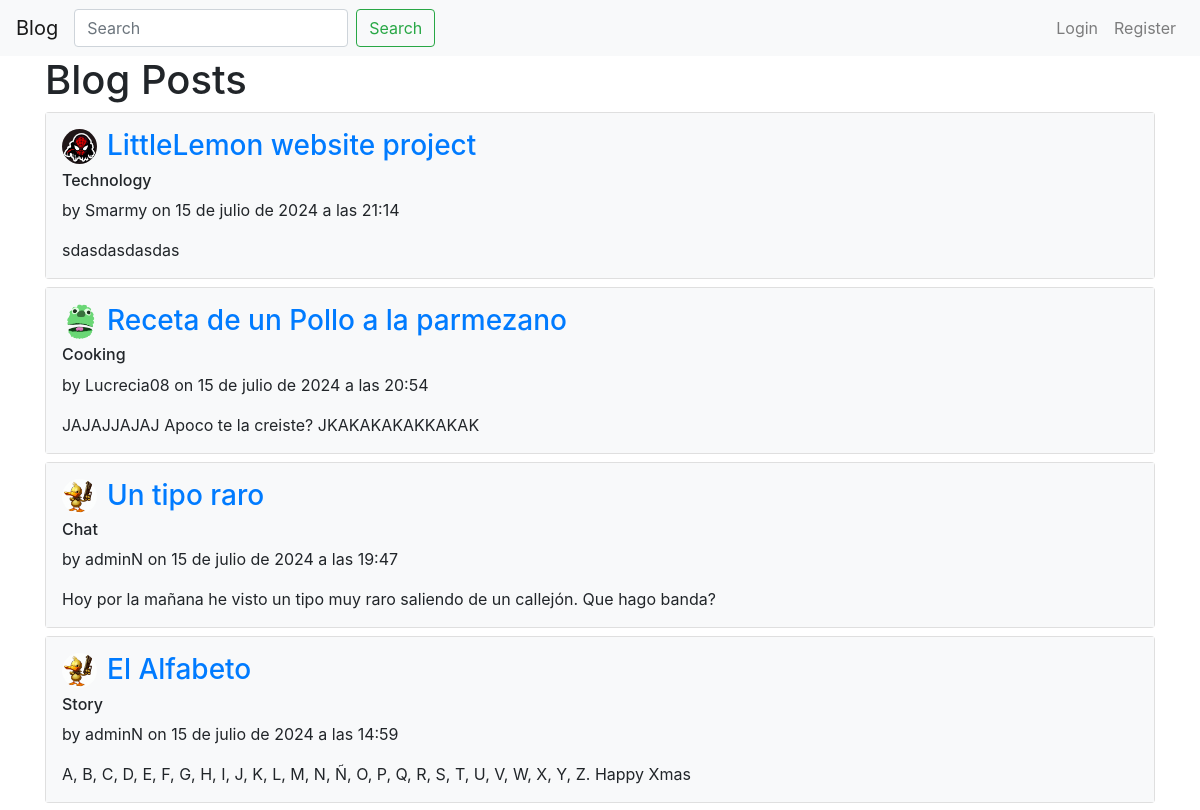
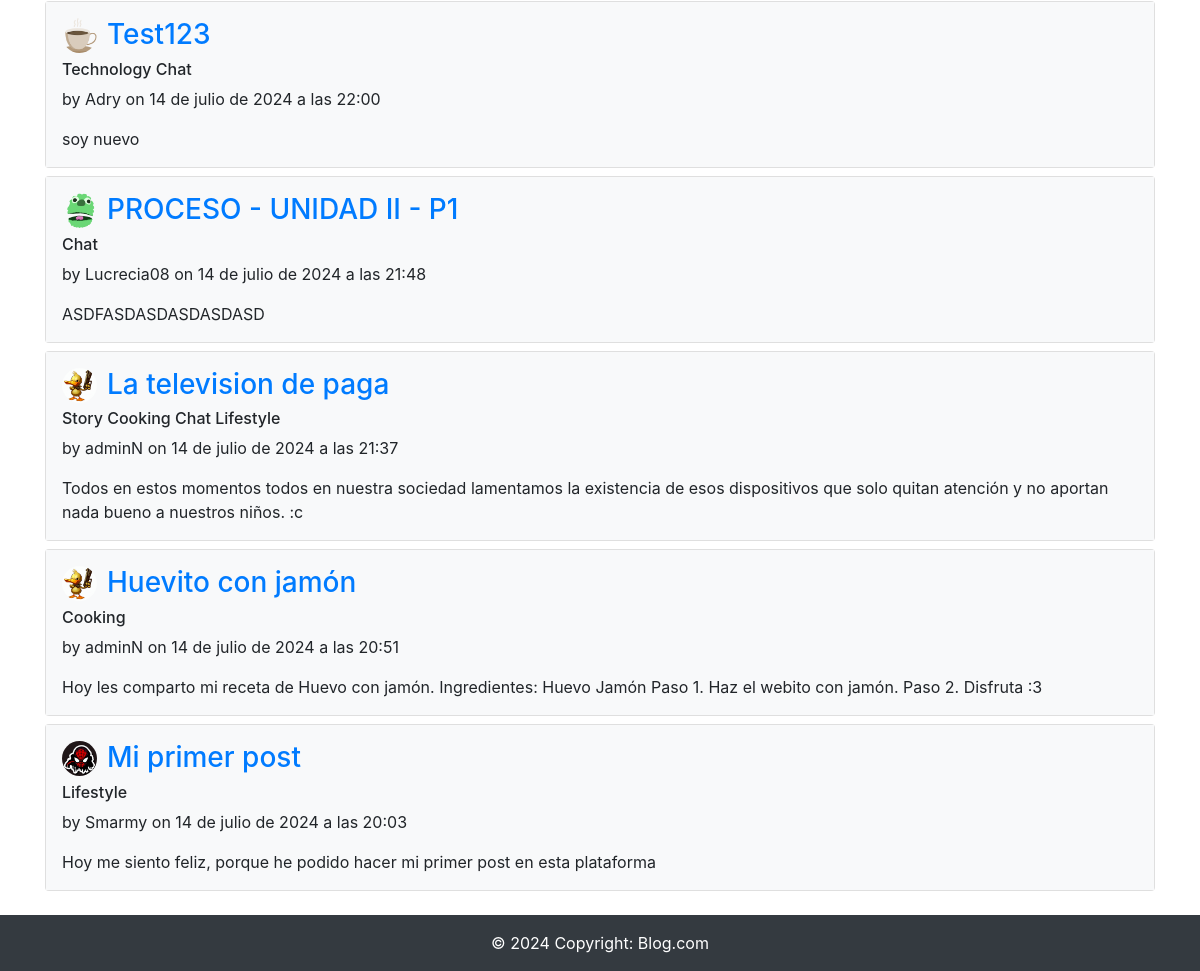
Before: / with the older database file (2 pictures, top to bottom).
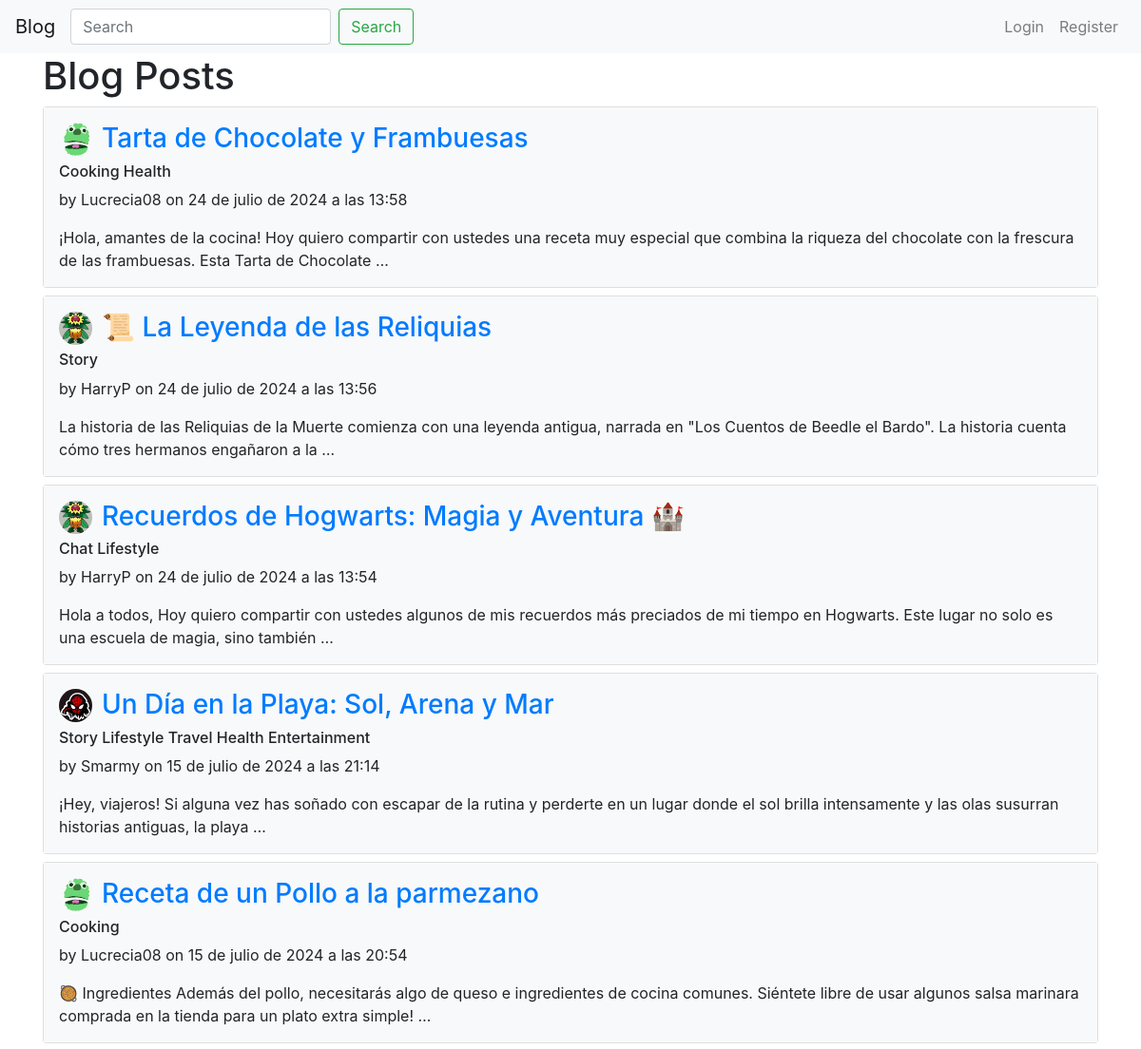
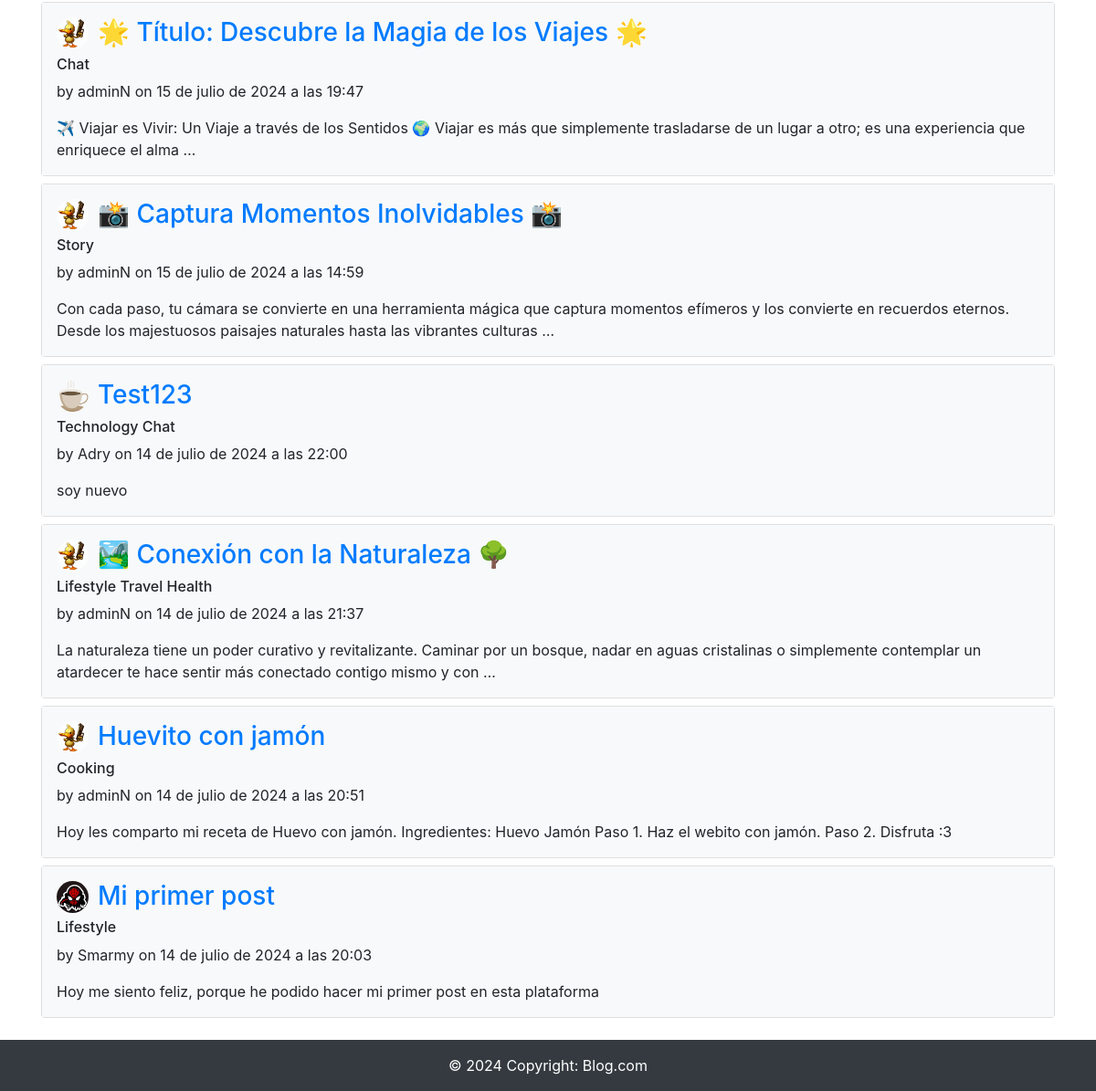
After: the same page with the newer database file (2 pictures, top to bottom).
### app/models.py (models this page shows, shortened)
class Post(models.Model):
    title = models.CharField(max_length=200)
    content = models.TextField()
    categories = models.ManyToManyField(Category, related_name='posts')
    tags = models.ManyToManyField(Tag, related_name='posts')
    date_posted = models.DateTimeField(default=timezone.now)
    author = models.ForeignKey(User, on_delete=models.CASCADE)

class Profile(models.Model):
    user = models.OneToOneField(User, on_delete=models.CASCADE)
    image = models.ImageField(default='default.png', upload_to='profile_pics')

class Category(models.Model):
    name = models.CharField(max_length=100)

### app/views.py (the view, shortened to what this page needs)
# urls.py: path('', PostListView.as_view(), name='blog-home'),
class PostListView(ListView):
    model = Post
    template_name = 'blog/home.html'
    context_object_name = 'posts'
    def get_queryset(self):
        query = self.request.GET.get('q')
        return Post.objects.all().order_by('-date_posted')

### app/templates/blog/home.html
{% extends "base.html" %}
{% block content %}
<h1>Blog Posts</h1>
{% for post in posts %}
    <div class="card mb-2">
        <div class="card-body bg-light p-3">
            <div class="d-flex">
                <img src="{{ post.author.profile.image.url }}" class="rounded-circle" alt="Profile Picture"
                    style="width: 35px; height: 35px; object-fit: cover; margin-right: 10px;">
                <h3><a href="{% url 'post-detail' post.pk %}">{{ post.title }}</a></h3>
            </div>
            <h6>
                {% for category in post.categories.all %}
                {{ category.name }}
                {% endfor %}
            </h6>
            <p>by {{ post.author }} on {{ post.date_posted }}</p>
            <p class="mb-0">{{ post.content|truncatewords:30 }}</p>
        </div>
    </div>
{% endfor %}
{% endblock %}

### app/templates/base.html (shortened to what this page needs)
<!DOCTYPE html>
<html lang="en">
<head>
    <link rel="stylesheet" href="https://stackpath.bootstrapcdn.com/bootstrap/4.3.1/css/bootstrap.min.css">
    {% load static %}
    <link rel="stylesheet" href="{% static 'style/style.css' %}">
</head>
<body>
    <nav class="navbar navbar-expand-lg navbar-light bg-light">
        <a class="navbar-brand" href="{% url 'blog-home' %}">Blog</a>
        <form class="form-inline my-2 my-lg-0" method="get" action="{% url 'blog-home' %}">
            <input class="form-control mr-sm-2" type="search" placeholder="Search" aria-label="Search" name="q">
            <button class="btn btn-outline-success my-2 my-sm-0" type="submit">Search</button>
        </form>
        <div class="collapse navbar-collapse" id="navbarNav">
            <ul class="navbar-nav ml-auto">
                {% if user.is_authenticated %}
                    <li class="nav-item">
                        <a class="nav-link d-flex align-items-center" href="{% url 'user-profile' user.username %}">
                            <span class="mr-2">{{ user.username }}</span>
                            <img src="{{ user.profile.image.url }}" class="rounded-circle" alt="Profile Picture" style="width: 25px; height: 25px; object-fit: cover;">
                        </a>
                    </li>
                    <li class="nav-item">
                        <a class="nav-link" href="{% url 'post-create' %}">New Post</a>
                    </li>
                    <li class="nav-item">
                        <form id="logout-form" action="{% url 'logout' %}" method="post" style="display: none;">
                            {% csrf_token %}
                        </form>
                        <a class="nav-link" href="#" onclick="event.preventDefault(); document.getElementById('logout-form').submit();">
                            Logout
                        </a>
                    </li>
                {% else %}
                    <li class="nav-item">
                        <a class="nav-link" href="{% url 'login' %}">Login</a>
                    </li>
                    <li class="nav-item">
                        <a class="nav-link" href="{% url 'register' %}">Register</a>
                    </li>
                {% endif %}
            </ul>
        </div>
    </nav>
    <div class="container">
        {% block content %}
        {% endblock %}
    </div>
    {% include 'footer.html' %}
</body>
</html>

### app/templates/footer.html (shortened to what this page needs)
<footer class="text-white bg-dark text-center text-lg-start mt-4">
  <div class="text-center p-3 bg-dark text-white">
    © 2024 Copyright:
    <a class="text-white" href="#">Blog.com</a>
  </div>
</footer>

Changed rows visible on the page:
removed Post: author.profile.image (picture), title "PROCESO - UNIDAD II - P1", author "Lucrecia08", date_posted "14 de julio de 2024 a las 21:48", content "ASDFASDASDASDASDASD", Category (name "Chat")
added Post: author.profile.image (picture), title "Tarta de Chocolate y Frambuesas", author "Lucrecia08", date_posted "24 de julio de 2024 a las 13:58", content "¡Hola, amantes de la cocina! Hoy quiero compartir con ustedes una receta muy especial que combina la riqueza del chocolate con la frescura de las frambuesas. Esta Tarta de Chocolate …", Category (name "Cooking")
now on this page (row unchanged): Category: name "Health"
added Post: author.profile.image (picture), title "📜 La Leyenda de las Reliquias", author "HarryP", date_posted "24 de julio de 2024 a las 13:56", content "La historia de las Reliquias de la Muerte comienza con una leyenda antigua, narrada en \"Los Cuentos de Beedle el Bardo\". La historia cuenta cómo tres hermanos engañaron a la …", Category (name "Story")
added Post: author.profile.image (picture), title "Recuerdos de Hogwarts: Magia y Aventura 🏰", author "HarryP", date_posted "24 de julio de 2024 a las 13:54", content "Hola a todos, Hoy quiero compartir con ustedes algunos de mis recuerdos más preciados de mi tiempo en Hogwarts. Este lugar no solo es una escuela de magia, sino también …", Category (name "Chat"), Category (name "Lifestyle")
changed Post: gains Category (name "Travel"); gains Category (name "Entertainment"); title "LittleLemon website project" → "Un Día en la Playa: Sol, Arena y Mar"; gains Category (name "Story"); gains Category (name "Lifestyle"); content "sdasdasdasdas" → "¡Hey, viajeros! Si alguna vez has soñado con escapar de la rutina y perderte en un lugar donde el sol brilla intensamente y las olas susurran historias antiguas, la playa …"; loses Category (name "Technology")
changed Post "Receta de un Pollo a la parmezano": content "JAJAJJAJAJ Apoco te la creiste? JKAKAKAKAKKAKAK" → "🥘 Ingredientes Además del pollo, necesitarás algo de queso e ingredientes de cocina comunes. Siéntete libre de usar algunos salsa marinara comprada en la tienda para un plato extra simple! …"
changed Post: title "Un tipo raro" → "🌟 Título: Descubre la Magia de los Viajes 🌟"; content "Hoy por la mañana he visto un tipo muy raro saliendo de un callejón. Que hago banda?" → "✈️ Viajar es Vivir: Un Viaje a través de los Sentidos 🌍 Viajar es más que simplemente trasladarse de un lugar a otro; es una experiencia que enriquece el alma …"
changed Post: title "El Alfabeto" → "📸 Captura Momentos Inolvidables 📸"; content "A, B, C, D, E, F, G, H, I, J, K, L, M, N, Ñ, O, P, Q, R, S, T, U, V, W, X, Y, Z. Happy Xmas" → "Con cada paso, tu cámara se convierte en una herramienta mágica que captura momentos efímeros y los convierte en recuerdos eternos. Desde los majestuosos paisajes naturales hasta las vibrantes culturas …"
changed Post: gains Category (name "Travel"); title "La television de paga" → "🏞️ Conexión con la Naturaleza 🌳"; content "Todos en estos momentos todos en nuestra sociedad lamentamos la existencia de esos dispositivos que solo quitan atención y no aportan nada bueno a nuestros niños. :c" → "La naturaleza tiene un poder curativo y revitalizante. Caminar por un bosque, nadar en aguas cristalinas o simplemente contemplar un atardecer te hace sentir más conectado contigo mismo y con …"; loses Category (name "Story"); loses Category (name "Cooking"); loses Category (name "Chat")
